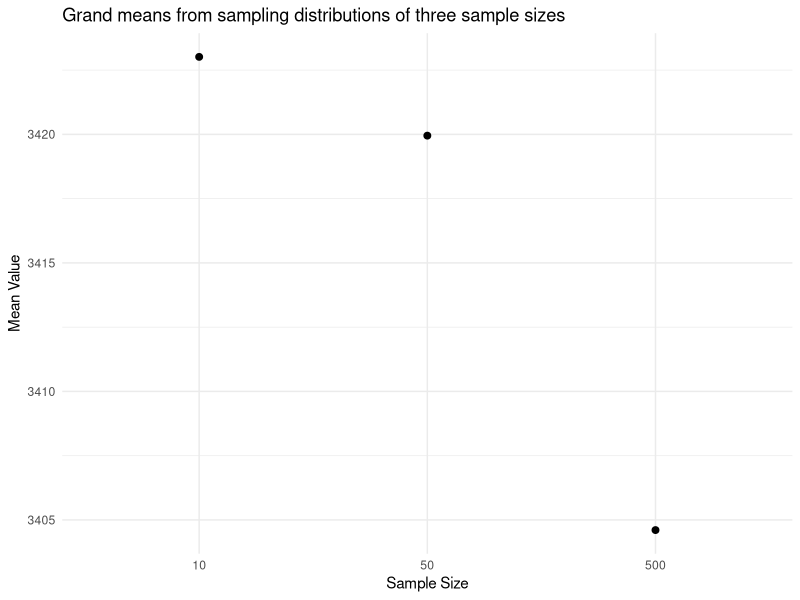
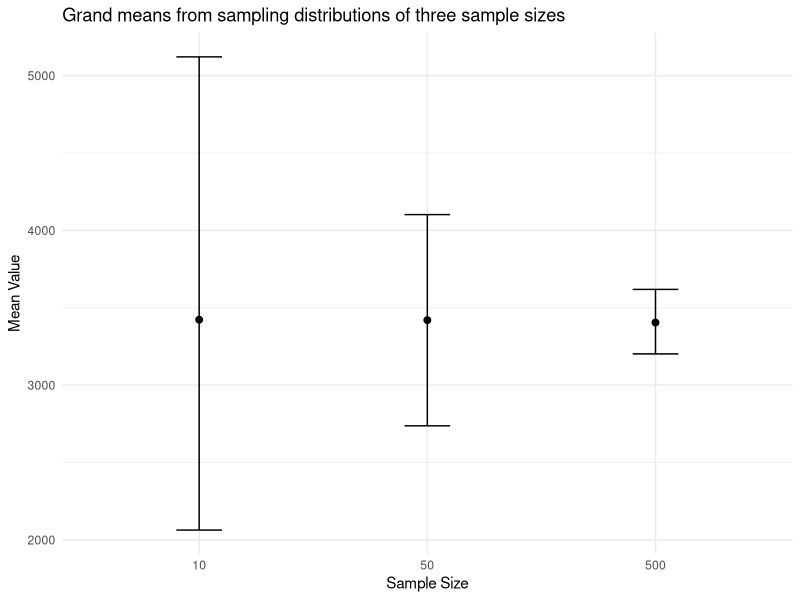
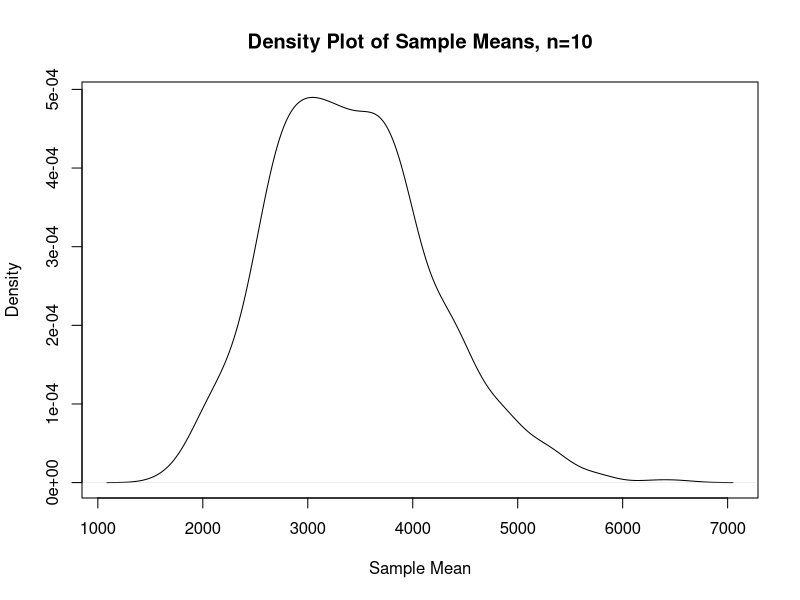
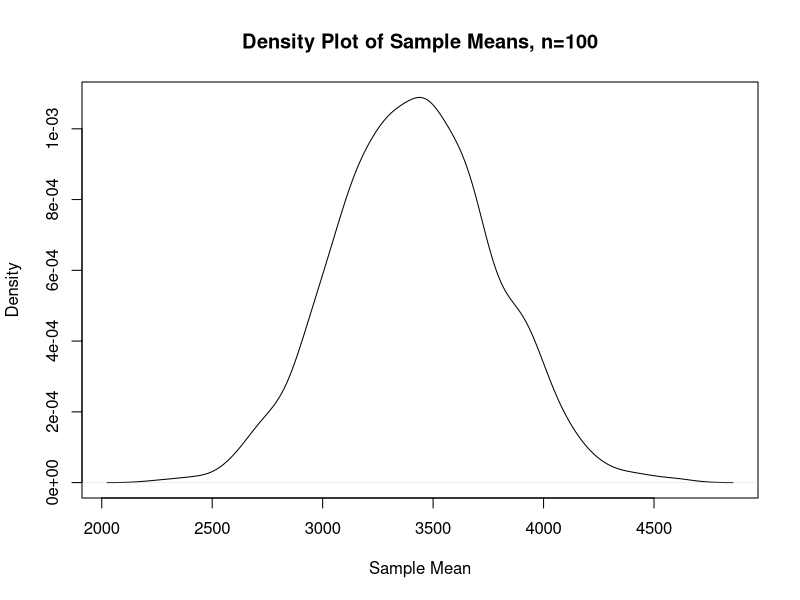
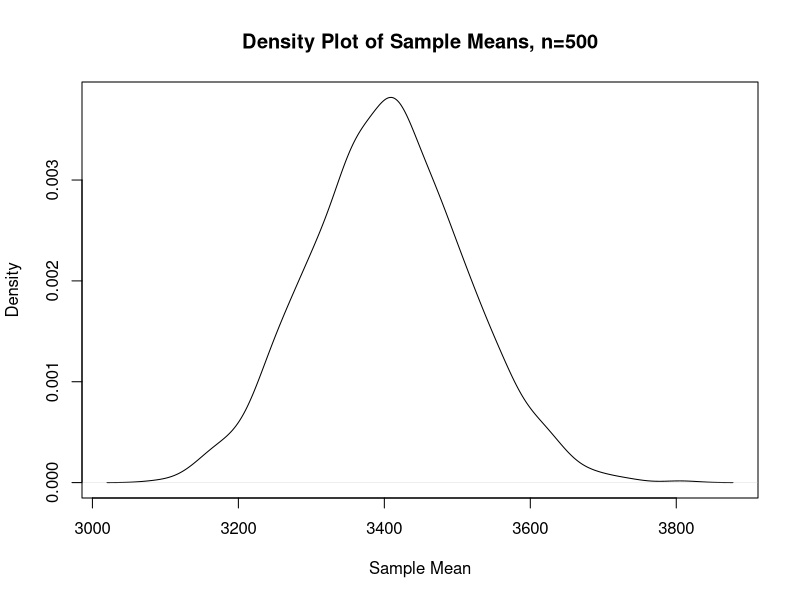

Generate these figures, in order, with R:
## ---- chunk 1
knitr::opts_chunk$set(echo=F, eval=T)
options(tinytex.verbose = TRUE)
suppressMessages(library(dplyr))
#load ggplot package
suppressMessages(library(ggplot2))
## ---- chunk 2
mat <- matrix(1:12, nrow=3)
column_sums <- apply(mat, 2, sum)
print(column_sums)


## ---- chunk 3

names_list <- list("Alessandra", "Penelope", "Meigui", "Tatiana", "Keisuke", "Nadia", "Amy")
char_count <- lapply(names_list, nchar)
print(char_count)

## ---- chunk 4
scores <- matrix(c(85, 90, 78, 88, 
                   92, 80, 95, 90, 
                   60, 55, 78, 84), 
                 nrow=3, byrow=TRUE)
colnames(scores) <- c("Math", "English", "Biology", "History")
rownames(scores) <- c("Alice", "Bob", "Charlie")
print(scores)


## ---- chunk 5
#first count the number of scores in scores and save it as num_students
num_students <- nrow(scores)
#create blank variable called averages. Make it numeric with as many elements as num_students
averages <- numeric(num_students)
#create your for loop to iteratively calculate the mean score for each student and store it in different positions of the object averages
for (i in 1:num_students) {
  averages[i] <- mean(scores[i,])
}
#name the object averages using the rownames of object scores
names(averages) <- rownames(scores)



## ---- chunk 6

#first count the number of subjects in the scores matrix and save it as num_subjects:
num_subjects <- ncol(scores)
#create blank variable called class_averages_loop. Make it numeric with as many elements as num_subjects
class_averages_loop <- numeric(num_subjects)
#create your for loop to iteratively calculate the mean score per subject
for (j in 1:num_subjects) {
  class_averages_loop[j] <- mean(scores[,j])
}
#name the object class_averages_loop using the colnames of object scores
names(class_averages_loop) <- colnames(scores)
#print your object
## ---- chunk 7
x <- 10

if (x > 5) {
  print("x is greater than 5")
}


## ---- chunk 8
x <- 3

if (x > 5) {
  print("x is greater than 5")
} else {
  print("x is not greater than 5")
}

## ---- chunk 9
x <- 5

if (x > 10) {
  print("x is greater than 10")
} else if (x > 5) {
  print("x is greater than 5 but less than or equal to 10")
} else {
  print("x is less than or equal to 5")
}

## ---- chunk 10
number <-3

if (number > 0) {
  print("The number is positive.")
}


## ---- chunk 11

number <-3


if (number > 0) {
  print("The number is positive.")
} else if (number < 0) {
  print("The number is negative.")
} else {
  print("The number is zero.")
}

## ---- chunk 12
# a vector of numbers
numbers <- c(-5, 3, 8, -2, 0, 7, -9)

# a counter variable that will change each time the loop cycles
positive_count <- 0
for (num in numbers) {
  if (num > 0) {
    positive_count <- positive_count + 1 #add 1 to positve_count if number if positive. Otherwise do nothing
  }
}

## ---- chunk 13
# I gave you a bunch of random numbers. 
numbers <- c(1, 2, 3, 4, 5, 6, 7, 8, 9, 10)
# start your code here
# create a counter variable called sum_even

sum_even <- 0
for (num in numbers) {
  if (num %% 2 == 0) {
    sum_even <- sum_even + num
  }
}


## ---- chunk 14
#load the readr library
library(readr)

#read in human_genes.csv into human_genes using read_csv.

human_genes <- read_csv("human_genes.csv")

#filter dataset to only contain genes of size <=15000 and save it as human_genes2
human_genes2 <- human_genes %>% filter(size <= 15000)



## ---- chunk 15
#calculate the mean gene length for human_genes

mean_all_genes_15000<-mean(human_genes$size)

#create empty numeric vectors with 1000 positions for the means. Call them mean_values_10, mean_values_50, mean_values_500
mean_values_10 <- numeric(1000)
mean_values_50 <- numeric(1000)
mean_values_500 <- numeric(1000)


#start your loop here. Take samples with replacement, sizes 10, 50, 500 and take the median of those samples
for (i in 1:1000) {
  mean_values_10[i] <- mean(sample(human_genes2$size, 10, replace = TRUE))
  mean_values_50[i] <- mean(sample(human_genes2$size, 50, replace = TRUE))
  mean_values_500[i] <- mean(sample(human_genes2$size, 500, replace = TRUE))
}

#take the mean of means (the grand mean) of these three vectors and save them to a new vector called grand_means

grand_means<-c(mean(mean_values_10),mean(mean_values_50), mean(mean_values_500))
#compare these three means with the real mean of the filtered dataset
abs(mean_all_genes_15000-grand_means)

## ---- chunk 16
#call them sem_10, sem_50, sem_500

sem_10<-sd(mean_values_10)
sem_50<-sd(mean_values_50)
sem_500<-sd(mean_values_500)


## ---- chunk 17
#call them CI_10, CI_500, CI_500

CI_10 <- quantile(mean_values_10, probs = c(0.025, 0.975))
CI_50 <- quantile(mean_values_50, probs = c(0.025, 0.975))
CI_500 <- quantile(mean_values_500, probs = c(0.025, 0.975))

## ---- chunk 18

#create a data.frame called df containing the columns listed above.

df <- data.frame(
  SampleSize = c(10, 50, 500),
  MeanValues = c(mean(mean_values_10), mean(mean_values_50), mean(mean_values_500)),
  CI_lower = c(CI_10[1], CI_50[1], CI_500[1]),
  CI_upper = c(CI_10[2], CI_50[2], CI_500[2])
)


## ---- chunk 19
#first, make sure SampleSize is treated as a factor


#now create your plot code here and save it as p1
p1<-ggplot(df, aes(x = as.factor(SampleSize), y = MeanValues)) +
  #geom_bar(stat = "summary", fun = "mean", fill = "skyblue", position = position_dodge(width = 0.9)) +
        geom_point(size=2)+
  labs(
    title = "Grand means from sampling distributions of three sample sizes",
    x = "Sample Size",
    y = "Mean Value",
    fill = "Sample Size"
  ) +
  theme_minimal()

#print p1, aka, your plot
print(p1)

## ---- chunk 20
#create your plot code here and save it as p2
p2<-ggplot(df, aes(x = as.factor(SampleSize), y = MeanValues)) +
        geom_point(size=2)+
        geom_errorbar(aes(ymin = CI_lower, ymax = CI_upper), width = 0.2, position = position_dodge(width = 0.9))+
  labs(
    title = "Grand means from sampling distributions of three sample sizes",
    x = "Sample Size",
    y = "Mean Value",
    fill = "Sample Size"
  ) +
  theme_minimal()

#print p1, aka, your plot
print(p2)


## ---- chunk 21

dense10<-density(mean_values_10)
dense50<-density(mean_values_50)
dense500<-density(mean_values_500)

## ---- chunk 22

plot10<-plot(dense10, main = "Density Plot of Sample Means, n=10", xlab = "Sample Mean")
plot100<-plot(dense50, main = "Density Plot of Sample Means, n=100", xlab = "Sample Mean")
plot500<-plot(dense500, main = "Density Plot of Sample Means, n=500", xlab = "Sample Mean")


